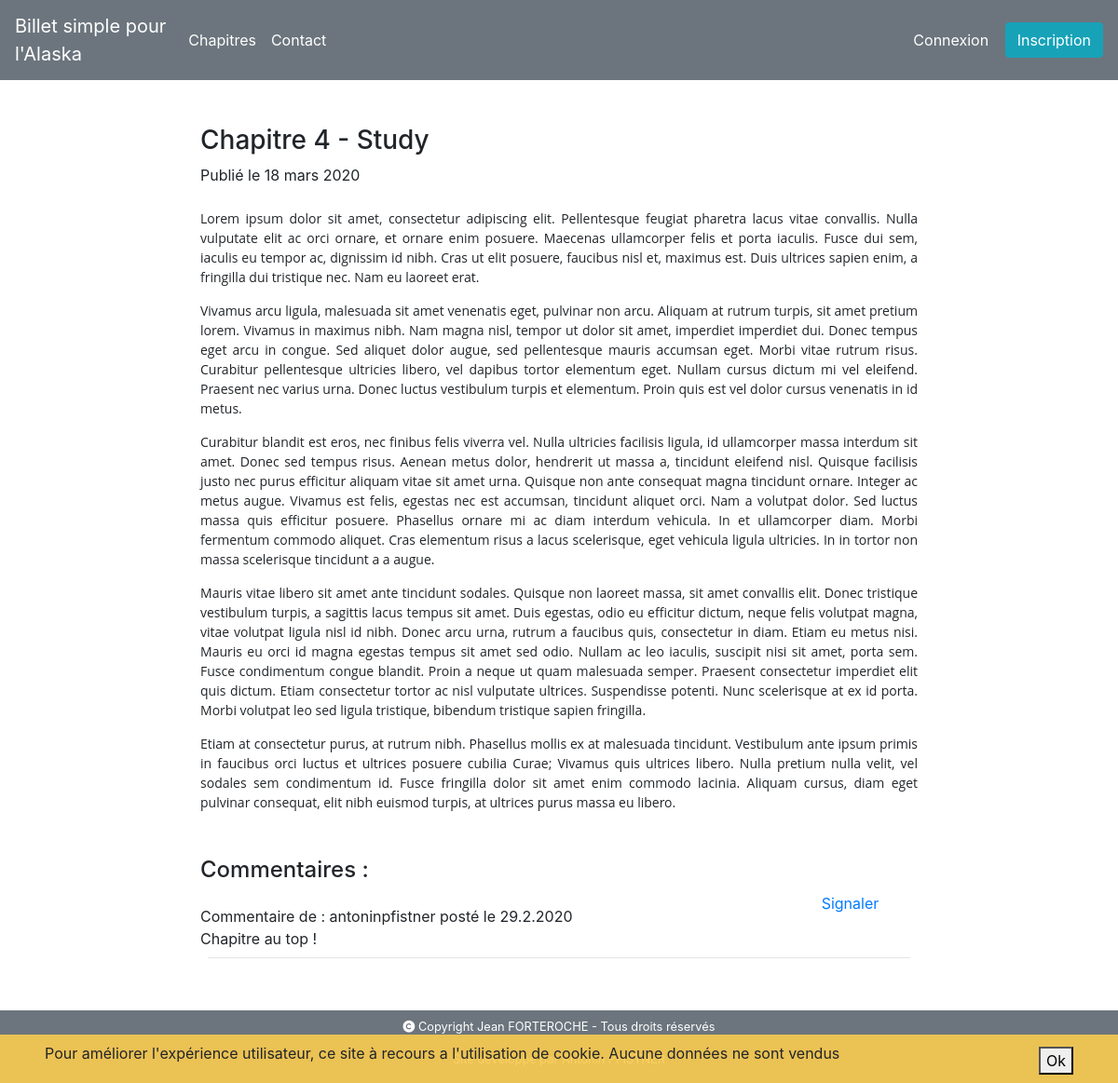
/?type=chapter&action=chapter&idChapter=7, run on the app's committed database.
### tables this page shows
CREATE TABLE IF NOT EXISTS `chapters` (
  `id` int(11) NOT NULL AUTO_INCREMENT,
  `chapter_name` varchar(255) NOT NULL,
  `chapter_number` int(11) NOT NULL,
  `chapter_content` longtext NOT NULL,
  `published_date` datetime NOT NULL,
  PRIMARY KEY (`id`)
);

CREATE TABLE IF NOT EXISTS `comments` (
  `id` int(11) NOT NULL AUTO_INCREMENT,
  `id_post` int(11) NOT NULL,
  `pseudo` varchar(255) NOT NULL,
  `content` longtext NOT NULL,
  `status_of_comment` int(11) NOT NULL,
  `published_date` datetime NOT NULL,
  PRIMARY KEY (`id`)
);

### gestion/Autoloader.php (called while the page is built, shortened)
<?php
class Autoloader{
   static function autoload($class){
       $controller = strpos($class, 'Controller');
       $model = strpos($class, 'Management');
       $gestion = strpos($class, 'Gestion');
       if($controller !== FALSE){
           $class = str_replace('P4\Controller\\', 'controller/', $class);
           require($class.".php");
       }
       elseif($model !== FALSE){
           $class = str_replace('P4\Model\\', 'model/', $class);
       }
       elseif ($gestion !== FALSE){
           $class = str_replace('P4\Gestion\\', 'gestion/', $class);
           require($class.".php");
       }
   }
}

### model/ManagementBDD.php (called while the page is built, shortened)
<?php
class ManagementBDD {
    public $_bd;
    function __construct()
    {
        $this->_bd = $this->AccesBDD();
    }
    private function AccesBDD(){
        $bd = new \PDO('mysql:host='.$domaineBDD.';dbname='.$BDDName.';charset=utf8', ''.$username.'', ''.$password.'');
        try{
            $bd = new \PDO('mysql:host='.$domaineBDD.';dbname='.$BDDName.';charset=utf8', ''.$username.'', ''.$password.'');
        }catch (\Exception $e){
            throw new \Exception('Erreur de connexion à la BDD, merci de contacter l\'administrateur ou de vous reconnecter plus tard.');
        }
        return $bd;
    }
    public function date($table, $id){
        $date = $this->_bd->prepare('SELECT DAY(published_date) AS day, MONTH(published_date) AS month, YEAR(published_date) AS year FROM '.$table.' WHERE id = :id');
        $date->execute(array('id'=>$id));
        return $date;
    }
}

### model/ManagementChapter.php (called while the page is built, shortened)
<?php
require_once('ManagementBDD.php');
class ManagementChapter extends ManagementBDD{
    public function chapter($id){
        $post = $this->_bd->prepare('SELECT * FROM chapters WHERE id = :id');
        $post->execute(array('id' => $id));
        return $post;
    }
    public function comments($id){
        $comments = $this->_bd->prepare('SELECT id, pseudo, content, DAY(published_date) AS day, MONTH(published_date) AS month, YEAR(published_date) AS year FROM comments WHERE id_post = :id_post AND status_of_comment = 0');
        $comments->execute(array('id_post' => $id));
        return $comments;
    }
}

### gestion/Gestion.php (called while the page is built, shortened)
<?php
class Gestion{
    public $_tabMonth = [
            "1" => "janvier",
            "2" => "février",
            "3" => "mars",
            "4" => "avril",
            "5" => "mai",
            "6" => "juin",
            "7" => "juillet",
            "8" => "aout",
            "9" => "septembre",
            "10" => "octobre",
            "11" => "novembre",
            "12" => "décembre",
        ];
    public function month(string $numberMonth) :string
    {
        $month = $this->_tabMonth[$numberMonth];
        return $month;
    }
}

### view/viewChapterAndComments.php (the view, shortened to what this page needs)
<?php
$use_chapter = $chapter->fetch();
$date = $dateChapter->fetch();
$this->_gestion = new Gestion;
$monthLetter = $this->_gestion->month($date['month']);
?>
    <div>
        <h3>Chapitre <?= $use_chapter['chapter_number'] .' - ' .$use_chapter['chapter_name']; ?></h3>
        <p class="mb-4">Publié le <?=$date['day'] ?> <?= $monthLetter ?> <?= $date['year'] ?></p>
        <p class="mb-0"><?= $use_chapter['chapter_content']; ?></p>
    </div>
    <div class="mt-5">
        <h4>Commentaires :</h4>
    <?php
while($comment = $comments->fetch()){
    ?>
        <div class="row">
            <div class="col-lg-10 mt-3">
                <p class="mb-0">Commentaire de : <?= $comment['pseudo'] ?> posté le <?=  $comment['day'] ?>.<?= $comment['month'] ?>.<?= $comment['year']?></p>
                <p class="mb-0"><?= $comment['content']?></p>
            </div>
            <div class="col-lg-2">
                <a href="/?type=chapter&action=reportComment&idComment=<?= $comment['id']?>&idChapter=<?=$_GET['idChapter']?>" class="align-middle">Signaler</a>
            </div>
    </div>
    <hr>
<?php
};
?>
    </div>
<?php
require('template.php');

### style/style.css (style rules this page uses)
body { position: relative; max-width: 100%; }
hr { display: block; margin: 1%; }

### data on the page
chapters: chapter_number "4", chapter_name "Study", chapter_content "Lorem ipsum dolor sit amet, consectetur adipiscing elit. Pellentesque feugiat pharetra lacus vitae convallis. Nulla vulputate elit ac orci ornare, et ornare enim posuere. Maecenas ullamcorper felis et porta iaculis. Fusce dui sem, iaculis eu tempor ac, dignissim id nibh. Cras ut elit posuere, faucibus nisl et, maximus est. Duis ultrices sapien enim, a fringilla dui tristique nec. Nam eu laoreet erat. Vivamus arcu ligula, malesuada sit amet venenatis eget, pulvinar non arcu. Aliquam at rutrum turpis, sit amet pretium lorem. Vivamus in maximus nibh. Nam magna nisl, tempor ut dolor sit amet, imperdiet imperdiet dui. Donec tempus eget arcu in congue. Sed aliquet dolor augue, sed pellentesque…"
comments: pseudo "antoninpfistner", day "29", month "2", year "2020", content "Chapitre au top !"

### other printed values
$date['day'] "18"
$monthLetter "mars"
$date['year'] "2020"
